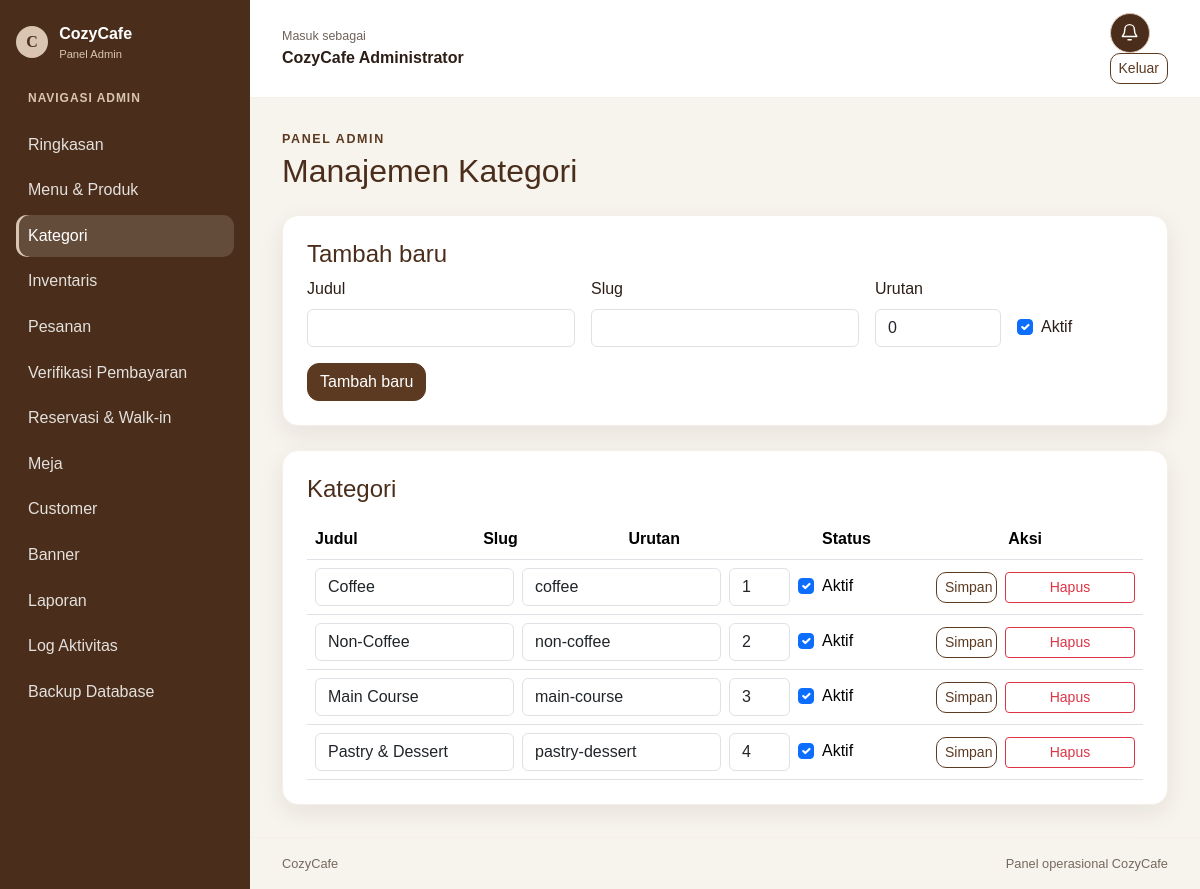
Screenshot of /admin/categories/index.php (signed in) with the database file from the repository.
### tables this page shows
CREATE TABLE IF NOT EXISTS categories (
    id INT UNSIGNED NOT NULL AUTO_INCREMENT,
    name VARCHAR(100) NOT NULL,
    slug VARCHAR(120) NOT NULL,
    sort_order INT NOT NULL DEFAULT 0,
    is_active TINYINT(1) NOT NULL DEFAULT 1,
    created_at DATETIME NOT NULL DEFAULT CURRENT_TIMESTAMP,
    PRIMARY KEY (id),
    UNIQUE KEY uq_categories_name (name),
    UNIQUE KEY uq_categories_slug (slug),
    KEY idx_categories_active_order (is_active, sort_order)
);

### includes/functions.php (called while the page is built, shortened)
<?php
function cozycafe_app_path(string $relativePath = ''): string
{
    require_once dirname(__DIR__) . DIRECTORY_SEPARATOR . 'config' . DIRECTORY_SEPARATOR . 'env.php';
    $appUrl = cozycafe_env('APP_URL', 'http://localhost/cozycafe');
    $basePath = parse_url((string) $appUrl, PHP_URL_PATH);
    $basePath = is_string($basePath) ? rtrim($basePath, '/') : '';
    return ($basePath === '' ? '' : $basePath) . '/' . $relativePath;
}
function e(string|int|float|null $value): string
{
    return htmlspecialchars((string) ($value ?? ''), ENT_QUOTES | ENT_SUBSTITUTE, 'UTF-8');
}
function __(string $key, array $replacements = []): string
{
    $language = $_SESSION['lang'] ?? 'id';
    static $catalogues = [];
    if (!isset($catalogues[$language])) {
        $cataloguePath = dirname(__DIR__) . DIRECTORY_SEPARATOR . 'languages' . DIRECTORY_SEPARATOR . $language . '.php';
        $catalogue = require $cataloguePath;
        $catalogues[$language] = $catalogue;
    }
    $text = $catalogues[$language][$key] ?? null;
    $mappedReplacements = [];
    return strtr($text, $mappedReplacements);
}

### config/env.php (called while the page is built, shortened)
<?php
function cozycafe_env(string $key, ?string $default = null): ?string
{
    $value = getenv($key);
    return $value === false ? $default : $value;
}

### admin/categories/index.php (the view, shortened to what this page needs)
<?php
require_once dirname(__DIR__) . DIRECTORY_SEPARATOR . 'includes' . DIRECTORY_SEPARATOR . 'bootstrap.php';
$categories = $pdo->query('SELECT id, name, slug, sort_order, is_active, created_at FROM categories ORDER BY sort_order ASC, name ASC')->fetchAll();
    ?>
<section class="admin-panel card-cozy mb-4">
    <h2 class="h4"><?= e(__('admin.action.create')) ?></h2>
    <form method="post" action="<?= e(admin_url('categories/index.php')) ?>" class="row g-3">
        <div class="col-12 col-md-4">
            <label class="form-label" for="category-name"><?= e(__('admin.field.title')) ?></label>
            <input class="form-control" id="category-name" name="name" maxlength="100" required>
        </div>
        <div class="col-12 col-md-4">
            <label class="form-label" for="category-slug"><?= e(__('admin.field.slug')) ?></label>
            <input class="form-control" id="category-slug" name="slug" maxlength="120">
        </div>
        <div class="col-6 col-md-2">
            <label class="form-label" for="category-sort"><?= e(__('admin.field.sort_order')) ?></label>
            <input class="form-control" id="category-sort" name="sort_order" type="number" value="0" required>
        </div>
        <div class="col-6 col-md-2 d-flex align-items-end">
            <label class="form-check mb-2"><input class="form-check-input" type="checkbox" name="is_active" checked> <?= e(__('admin.field.active')) ?></label>
        </div>
        <div class="col-12"><button class="btn btn-cozy" type="submit"><?= e(__('admin.action.create')) ?></button></div>
    </form>
</section>
<section class="admin-panel card-cozy">
    <h2 class="h4 mb-3"><?= e(__('admin.nav.categories')) ?></h2>
    <?php if ($categories === []): ?>
        <p class="mb-0 text-secondary"><?= e(__('admin.empty.categories')) ?></p>
    <?php else: ?>
        <div class="table-responsive"><table class="table table-cozy align-middle">
            <thead><tr><th><?= e(__('admin.field.title')) ?></th><th><?= e(__('admin.field.slug')) ?></th><th><?= e(__('admin.field.sort_order')) ?></th><th><?= e(__('label.status')) ?></th><th><?= e(__('admin.table.actions')) ?></th></tr></thead>
            <tbody><?php foreach ($categories as $category): ?>
                <tr>
                    <td colspan="5">
                        <form method="post" action="<?= e(admin_url('categories/index.php')) ?>" class="row g-2 align-items-center">
                            <div class="col-12 col-lg-3"><input class="form-control" id="cat-name-<?= e((int) $category['id']) ?>" name="name" maxlength="100" value="<?= e($category['name']) ?>" required></div>
                            <div class="col-12 col-lg-3"><input class="form-control" id="cat-slug-<?= e((int) $category['id']) ?>" name="slug" maxlength="120" value="<?= e($category['slug']) ?>" required></div>
                            <div class="col-6 col-lg-1"><input class="form-control" id="cat-sort-<?= e((int) $category['id']) ?>" name="sort_order" type="number" value="<?= e((int) $category['sort_order']) ?>" required></div>
                            <div class="col-6 col-lg-2"><label class="form-check"><input class="form-check-input" type="checkbox" name="is_active" <?= (int) $category['is_active'] === 1 ? 'checked' : '' ?>> <?= e(__('admin.field.active')) ?></label></div>
                            <div class="col-6 col-lg-1"><button class="btn btn-outline-cozy btn-sm w-100" type="submit"><?= e(__('button.save')) ?></button></div>
                            <div class="col-6 col-lg-2"><button class="btn btn-outline-danger btn-sm w-100" type="submit" form="delete-category-<?= e((int) $category['id']) ?>"><?= e(__('button.delete')) ?></button></div>
                        </form>
                    </td>
                </tr>
            <?php endforeach; ?></tbody>
        </table></div>
    <?php endif; ?>
</section>

### assets/css/style.css (style rules this page uses)
:root { --color-primary: #5C3A21; --color-primary-dark: #4A2E1B; --color-secondary: #F5EFE6; --color-accent: #D9C5B2; --color-accent-dark: #C8A98E; --color-background: #FAF8F5; --color-text: #2C1E16; --radius-card: 16px; --shadow-soft: 0 8px 24px rgba(44, 30, 22, 0.08); }
* { box-sizing: border-box; }
body { margin: 0; background: var(--color-background); color: var(--color-text); font-family: Arial, sans-serif; }
.card-cozy { border: 1px solid var(--color-secondary); border-radius: var(--radius-card); box-shadow: var(--shadow-soft); }
.btn-cozy { border-color: var(--color-primary); border-radius: 12px; background: var(--color-primary); color: #fff; }
.table-cozy { --bs-table-bg: #fff; --bs-table-striped-bg: var(--color-background); }
.btn-outline-cozy { border: 1px solid var(--color-primary); border-radius: 12px; color: var(--color-primary); }

### assets/css/admin.css (style rules this page uses)
.admin-body { min-height: 100vh; background: #f7f3ed; }
.btn-outline-cozy { border: 1px solid var(--color-primary); border-radius: 10px; color: var(--color-primary); }
.admin-panel { padding: clamp(1rem, 2.5vw, 1.5rem); background: #fff; }
.admin-panel h2 { color: var(--color-primary-dark); }
.admin-main .table { margin-bottom: 0; vertical-align: middle; }
.admin-main .table th { white-space: nowrap; }

### rows the page displays
categories: name "Coffee", slug "coffee", sort_order "1", is_active "☑"
categories: name "Non-Coffee", slug "non-coffee", sort_order "2", is_active "☑"
categories: name "Main Course", slug "main-course", sort_order "3", is_active "☑"
categories: name "Pastry & Dessert", slug "pastry-dessert", sort_order "4", is_active "☑"

### other values shown
__('admin.panel') "Panel Admin"
__('admin.navigation') "NAVIGASI ADMIN"
__($item['label']) "Ringkasan"
__($item['label']) "Menu & Produk"
__($item['label']) "Kategori"
__($item['label']) "Inventaris"
__($item['label']) "Pesanan"
__($item['label']) "Verifikasi Pembayaran"
__($item['label']) "Reservasi & Walk-in"
__($item['label']) "Meja"
__($item['label']) "Customer"
__($item['label']) "Banner"
__($item['label']) "Laporan"
__($item['label']) "Log Aktivitas"
__($item['label']) "Backup Database"
